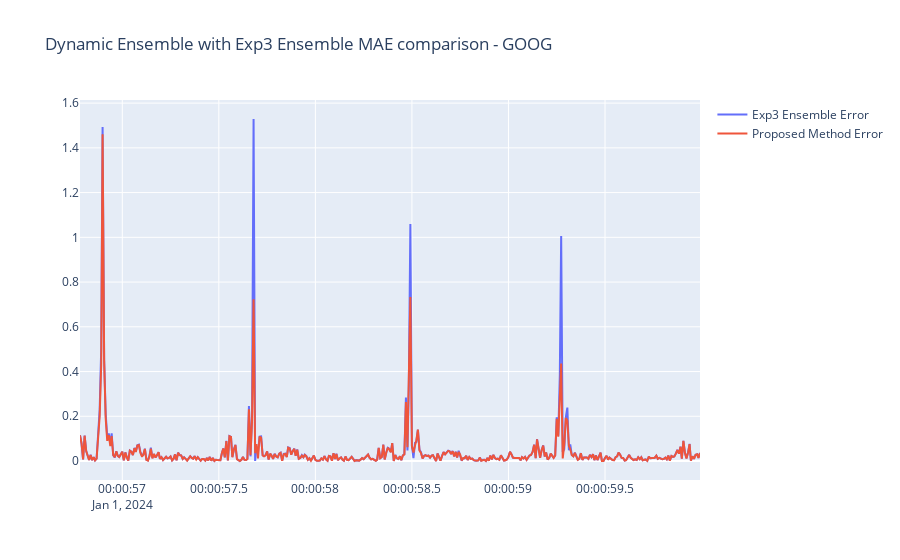

Notebook code cell kept with this figure:
### Code cell
fig = go.Figure()
fig.update_layout(title="Dynamic Ensemble with Exp3 Ensemble MAE comparison - GOOG")
fig.add_trace(go.Scatter(x=df_test['ds'], y = exp3_errors, mode='lines', name='Exp3 Ensemble Error'))
fig.add_trace(go.Scatter(x=df_test['ds'], y=de_error, mode='lines', name='Proposed Method Error'))
fig.show()

### Figure 1 — Plotly figure (JSON) as saved in the notebook; plotly's stock layout.template omitted (floating-point values rounded to 4 significant figures; data arrays with more than 128 entries replaced by an {"elided": "..."} marker saying what was removed)
{"data": [{"mode": "lines", "name": "Exp3 Ensemble Error", "type": "scatter", "x": {"elided": "412 str values"}, "y": {"elided": "412 float values"}}, {"mode": "lines", "name": "Proposed Method Error", "type": "scatter", "x": {"elided": "412 str values"}, "y": {"elided": "412 float values"}}], "layout": {"title": {"text": "Dynamic Ensemble with Exp3 Ensemble MAE comparison - GOOG"}}}
